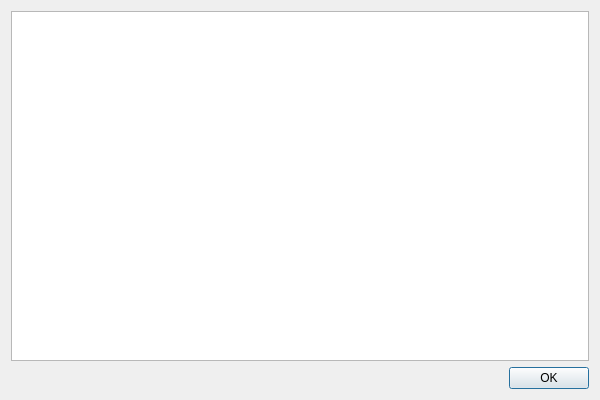
<?xml version="1.0" encoding="UTF-8"?>
<ui version="4.0">
 <class>PdfListDialog</class>
 <widget class="QDialog" name="PdfListDialog">
  <property name="geometry">
   <rect>
    <x>0</x>
    <y>0</y>
    <width>600</width>
    <height>400</height>
   </rect>
  </property>
  <property name="windowTitle">
   <string>PDF List</string>
  </property>
  <layout class="QVBoxLayout" name="verticalLayout">
   <item>
    <widget class="QTableWidget" name="pdfTableWidget"/>
   </item>
   <item>
    <widget class="QDialogButtonBox" name="buttonBox">
     <property name="orientation">
      <enum>Qt::Horizontal</enum>
     </property>
     <property name="standardButtons">
      <set>QDialogButtonBox::Ok</set>
     </property>
    </widget>
   </item>
  </layout>
 </widget>
 <resources/>
 <connections>
  <connection>
   <sender>buttonBox</sender>
   <signal>accepted()</signal>
   <receiver>PdfListDialog</receiver>
   <slot>accept()</slot>
   <hints>
    <hint type="sourcelabel">
     <x>248</x>
     <y>254</y>
    </hint>
    <hint type="destinationlabel">
     <x>157</x>
     <y>274</y>
    </hint>
   </hints>
  </connection>
 </connections>
</ui>
